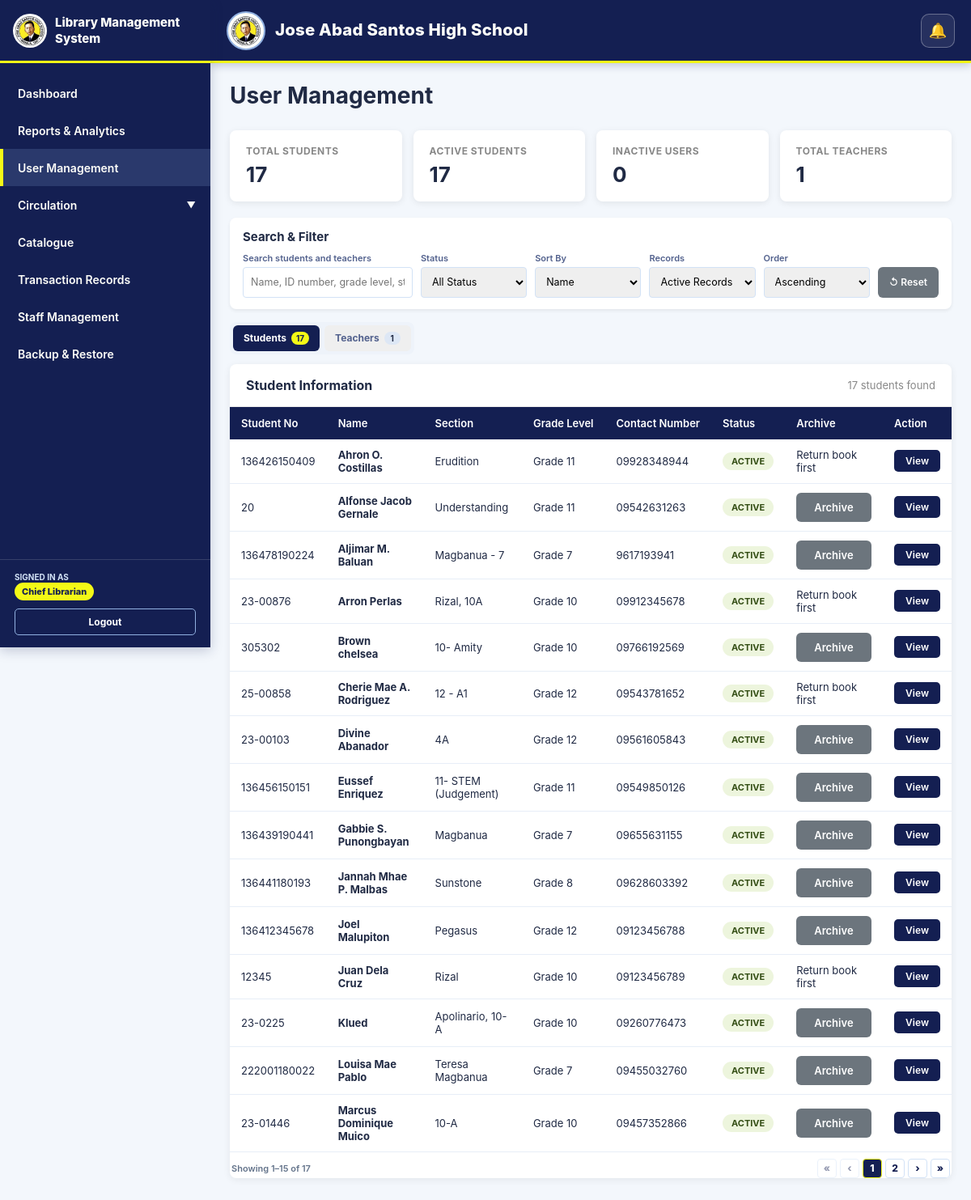
Page /admin/student_records.php (signed in) on the committed database.
### tables this page shows
CREATE TABLE `students` (
  `student_id` int NOT NULL,
  `student_no` varchar(50) DEFAULT NULL,
  `full_name` varchar(255) NOT NULL,
  `student_group` varchar(100) DEFAULT NULL,
  `department` varchar(150) DEFAULT NULL,
  `year_level` varchar(50) DEFAULT NULL,
  `contact_number` varchar(20) DEFAULT NULL,
  `card_valid_until` date DEFAULT NULL,
  `email` varchar(255) DEFAULT NULL,
  `qr_code` varchar(255) NOT NULL,
  `password` varchar(255) NOT NULL,
  `status` enum('active','inactive') NOT NULL DEFAULT 'active',
  `is_archived` tinyint(1) NOT NULL DEFAULT '0',
  `archived_at` datetime DEFAULT NULL,
  `archived_by` int DEFAULT NULL,
  `created_at` timestamp NOT NULL DEFAULT CURRENT_TIMESTAMP,
  `updated_at` timestamp NOT NULL DEFAULT CURRENT_TIMESTAMP ON UPDATE CURRENT_TIMESTAMP,
  `profile_picture` varchar(500) DEFAULT NULL
);

### admin/student_records.php (the view, shortened to what this page needs)
<?php
require_once __DIR__ . '/../db.php';
$conn->query("CREATE TABLE IF NOT EXISTS teachers (
    teacher_id INT NOT NULL AUTO_INCREMENT,
    teacher_no VARCHAR(100) NOT NULL,
    full_name VARCHAR(255) NOT NULL,
    teaching_grades TEXT NOT NULL,
    teaching_strands TEXT NULL,
    contact_number VARCHAR(20) NULL,
    email VARCHAR(255) NOT NULL,
    password VARCHAR(255) NOT NULL,
    qr_code VARCHAR(255) NULL,
    status ENUM('active','inactive') NOT NULL DEFAULT 'active',
    is_archived TINYINT(1) NOT NULL DEFAULT 0,
    archived_at DATETIME NULL,
    archived_by INT NULL,
    created_at TIMESTAMP NOT NULL DEFAULT CURRENT_TIMESTAMP,
    updated_at TIMESTAMP NOT NULL DEFAULT CURRENT_TIMESTAMP ON UPDATE CURRENT_TIMESTAMP,
    PRIMARY KEY (teacher_id),
    UNIQUE KEY uq_teachers_teacher_no (teacher_no),
    UNIQUE KEY uq_teachers_email (email)
) ENGINE=InnoDB DEFAULT CHARSET=utf8mb4 COLLATE=utf8mb4_unicode_ci");
$conn->query("UPDATE teachers SET teacher_no = COALESCE(NULLIF(teacher_no, ''), id_number), teaching_grades = COALESCE(NULLIF(teaching_grades, ''), grades), teaching_strands = COALESCE(NULLIF(teaching_strands, ''), strands)");
$search_rec    = $_GET['search']  ?? '';
$archive_filter = $_GET['archive_filter'] ?? 'active';
$sort_by       = $_GET['sort']    ?? 'full_name';
$sort_order    = $_GET['order']   ?? 'ASC';
$where = "WHERE 1=1";
if ($archive_filter === 'active') $where .= " AND s.is_archived = 0";
elseif ($archive_filter === 'archived') $where .= " AND s.is_archived = 1";
$cr             = $conn->query("SELECT COUNT(*) as total FROM students s $where");
$total_students = $cr ? (int)$cr->fetch_assoc()['total'] : 0;
$qry = "SELECT
            s.student_id, s.student_no, s.full_name, s.student_group, s.department,
            s.year_level, s.contact_number, s.card_valid_until, s.email, s.qr_code,
            s.status, s.is_archived, s.archived_at, s.created_at, s.updated_at,
            COUNT(t.transaction_id) AS total_borrows,
            COALESCE(SUM(CASE WHEN t.status = 'borrowed' THEN 1 ELSE 0 END), 0) AS currently_borrowed
        FROM students s
        LEFT JOIN transactions t ON s.student_id = t.student_id
        $where
        GROUP BY s.student_id, s.student_no, s.full_name, s.student_group, s.department,
                 s.year_level, s.contact_number, s.card_valid_until, s.email, s.qr_code,
                 s.status, s.is_archived, s.archived_at, s.created_at, s.updated_at
        ORDER BY $sort_by $sort_order";
$students_paginated = [];
$res = $conn->query($qry);
if ($res) {
    while ($row = $res->fetch_assoc()) $students_paginated[] = $row;
}
$teacher_where = 'WHERE 1=1';
if ($archive_filter === 'active') $teacher_where .= ' AND COALESCE(t.is_archived,0) = 0';
elseif ($archive_filter === 'archived') $teacher_where .= ' AND COALESCE(t.is_archived,0) = 1';
$teacher_count_result = $conn->query("SELECT COUNT(*) AS total FROM teachers t $teacher_where");
$total_teachers = $teacher_count_result ? (int)$teacher_count_result->fetch_assoc()['total'] : 0;
?>
<!DOCTYPE html>
<html lang="en">
<head>
</head>
<body>
    <?php include __DIR__ . '/../navbar.php'; ?>
    <?php include __DIR__ . '/../header.php'; ?>
    <div class="container">
        <div class="page-header">
            <h1>User Management</h1>
        </div>
        <div class="stats-grid" id="statsGrid">
            <div class="stat-card">
                <h4>Total Students</h4>
                <div class="value"><?php echo number_format($total_students); ?></div>
            </div>
            <div class="stat-card">
                <h4>Active Students</h4>
                <div class="value">
                    <?php
                    $ar = $conn->query("SELECT COUNT(*) AS c FROM students WHERE status='active' AND is_archived=0");
                    echo number_format($ar ? $ar->fetch_assoc()['c'] : 0);
                    ?>
                </div>
            </div>
            <div class="stat-card">
                <h4>Inactive Users</h4>
                <div class="value">
                    <?php
                    $ir = $conn->query("SELECT
                        (SELECT COUNT(*) FROM students WHERE status='inactive') +
                        (SELECT COUNT(*) FROM teachers WHERE status='inactive') AS c");
                    echo number_format($ir ? $ir->fetch_assoc()['c'] : 0);
                    ?>
                </div>
            </div>
            <div class="stat-card">
                <h4>Total Teachers</h4>
                <div class="value"><?php echo number_format($total_teachers); ?></div>
            </div>
        </div>
        <div class="filter-section">
            <h3>Search &amp; Filter</h3>
            <form method="GET" id="filterForm">
                <div class="filter-grid">
                    <div class="filter-group">
                           <label>Search students and teachers</label>
                        <input type="text" name="search"
                               placeholder="Name, ID number, grade level, strand, section, or email…"
                               value="<?php echo htmlspecialchars($search_rec); ?>">
                    </div>
                    <div class="filter-group">
                        <label>Status</label>
                        <select name="status">
                            <option value="">All Status</option>
                        </select>
                    </div>
                    <div class="filter-group">
                        <label>Sort By</label>
                        <select name="sort">
                            <option value="full_name"      <?php echo $sort_by === 'full_name'      ? 'selected' : ''; ?>>Name</option>
                        </select>
                    </div>
                    <div class="filter-group">
                        <label>Records</label>
                        <select name="archive_filter">
                            <option value="active" <?php echo $archive_filter==='active'?'selected':''; ?>>Active Records</option>
                        </select>
                    </div>
                    <div class="filter-group">
                        <label>Order</label>
                        <select name="order">
                            <option value="ASC"  <?php echo $sort_order === 'ASC'  ? 'selected' : ''; ?>>Ascending</option>
                        </select>
                    </div>
                </div>
                <div class="filter-actions">
                    <div class="filter-action-left">
                        <a href="?" class="btn btn-reset">↺ Reset</a>
                    </div>
                </div>
            </form>
        </div>
        <div id="recordsResults">
        <div class="records-nav" aria-label="User record sections" role="tablist">
            <button type="button" class="records-nav-link active" role="tab" aria-selected="true" aria-controls="studentTableSection" data-record-tab="studentTableSection">
                Students <span><?php echo number_format($total_students); ?></span>
            </button>
            <button type="button" class="records-nav-link" role="tab" aria-selected="false" aria-controls="teacherTableSection" data-record-tab="teacherTableSection">
                Teachers <span><?php echo number_format($total_teachers); ?></span>
            </button>
        </div>
        <div class="table-section record-panel" id="studentTableSection">
            <div class="table-header">
                <h3>Student Information</h3>
                <span><?php echo number_format($total_students); ?> student<?php echo $total_students !== 1 ? 's' : ''; ?> found</span>
            </div>
            <?php if (empty($students_paginated)): ?>
                <div class="no-data">
                    No student records found.
                    <?php echo !empty($search_rec) ? 'Try adjusting your search.' : 'No students registered yet.'; ?>
                </div>
            <?php else: ?>
                <div class="table-responsive">
                    <table class="student-compact-table" data-user-management-table="students">
                        <thead>
                            <tr>
                                <th>Student No</th>
                                <th>Name</th>
                                <th>Section</th>
                                <th>Grade Level</th>
                                <th>Contact Number</th>
                                <th>Status</th>
                                <th>Archive</th>
                                <th>Action</th>
                            </tr>
                        </thead>
                        <tbody>
                            <?php foreach ($students_paginated as $student): ?>
                                <tr>
                                    <td><?php echo htmlspecialchars($student['student_no'] ?: 'N/A'); ?></td>
                                    <td><strong><?php echo htmlspecialchars($student['full_name']); ?></strong></td>
                                    <td><?php echo htmlspecialchars($student['student_group'] ?: 'N/A'); ?></td>
                                    <td><?php echo htmlspecialchars($student['year_level'] ?: 'N/A'); ?></td>
                                    <td><?php echo htmlspecialchars($student['contact_number'] ?: 'N/A'); ?></td>
                                    <td>
                                        <span class="badge badge-<?php echo $student['status']; ?>">
                                            <?php echo htmlspecialchars($student['status']); ?>
                                        </span>
                                    </td>
                                    <td>
                                        <?php if ((int)$student['is_archived'] === 1): ?>
                                            <form method="POST" data-confirm-title="Restore Student" data-confirm-message="Restore this archived student record? Their borrowing history will remain intact." data-confirm-text="Restore Student">
                                                <?php echo csrfField(); ?>
                                                <input type="hidden" name="action" value="restore_student">
                                                <input type="hidden" name="student_id" value="<?php echo (int)$student['student_id']; ?>">
                                                <button type="submit" class="btn btn-primary">Restore</button>
                                            </form>
                                        <?php elseif ((int)($student['currently_borrowed'] ?? 0) === 0): ?>
                                            <form method="POST" data-confirm-title="Archive Student" data-confirm-message="Archive this student record? Their borrowing history will be preserved and the account will no longer be available for normal student access." data-confirm-text="Archive Student" data-confirm-danger="1">
                                                <button type="submit" class="btn btn-reset">Archive</button>
                                            </form>
                                        <?php else: ?>
                                            <span class="muted">Return book first</span>
                                        <?php endif; ?>
                                    </td>
                                    <td>
                                        <button type="button" class="btn-view" data-view-student="<?php echo (int)$student['student_id']; ?>">
                                            View
                                        </button>
                                    </td>
                                </tr>
                            <?php endforeach; ?>
                        </tbody>
                    </table>
                </div>
            <?php endif; ?>
        </div>
        </div>
    </div>
</body>
</html>

### navbar.php (style rules this page uses)
:root { --sidebar-width: 260px; --jas-navy: #141F52; --jas-blue: #52618D; --jas-sky: #91B0E0; --jas-light: #D2E2F6; --jas-yellow: #F4F916; --jas-white: #FEFEF9; }
body { margin: 0; padding: 0; font-family: 'Inter','Segoe UI',system-ui,-apple-system,Roboto,sans-serif; -webkit-font-smoothing: antialiased; text-rendering: optimizeLegibility; }
@media (min-width: 769px) { body { margin-left: var(--sidebar-width); } }

### includes/responsive.php (style rules this page uses)
html, body { max-width: 100%; }
html { overflow-x: hidden; }
body { overflow-x: clip; }
*, *::before, *::after { box-sizing: border-box; }
button, input, select, textarea { font: inherit; }
button, a, input, select, textarea { -webkit-tap-highlight-color: transparent; }
.table-responsive, .table-wrapper, .table-wrap { width: 100%; max-width: 100%; overflow-x: auto !important; overflow-y: visible; -webkit-overflow-scrolling: touch; scrollbar-width: thin; }
.table-responsive > table, .table-wrapper > table, .table-wrap > table, .table-responsive table, .table-wrapper table, .table-wrap table { min-width: 640px; }
body:has(#sidebar) { min-width: 0; }
body:has(#sidebar) .container, body:has(#sidebar) .attendance-container, body:has(#sidebar) main.container, body:has(#sidebar) main.report { width: min(100%, 1400px); max-width: 100%; margin-left: auto; margin-right: auto; padding-left: clamp(14px, 2.2vw, 24px); padding-right: clamp(14px, 2.2vw, 24px); }
body:has(#sidebar) .page-header { display: flex; align-items: flex-start; justify-content: space-between; flex-wrap: wrap; gap: 14px; }
body:has(#sidebar) .page-header > * { min-width: 0; }
body:has(#sidebar) .page-header h1, body:has(#sidebar) .page-header h2 { font-size: clamp(22px, 3vw, 28px); line-height: 1.2; overflow-wrap: anywhere; }
body:has(#sidebar) .stats-grid, body:has(#sidebar) .metrics-grid, body:has(#sidebar) .summary-grid { display: grid; grid-template-columns: repeat(auto-fit, minmax(170px, 1fr)); gap: 14px; }
body:has(#sidebar) .filter-grid, body:has(#sidebar) .form-row, body:has(#sidebar) .form-grid { min-width: 0; }
body:has(#sidebar) .filter-grid { display: grid; grid-template-columns: repeat(3, minmax(0, 1fr)); gap: 12px; }
body:has(#sidebar) .form-group, body:has(#sidebar) .filter-group { min-width: 0; }
body:has(#sidebar) .filter-actions, body:has(#sidebar) .actions, body:has(#sidebar) .rules-actions, body:has(#sidebar) .modal-buttons, body:has(#sidebar) .scanner-controls { display: flex; flex-wrap: wrap; gap: 8px; align-items: center; }
body:has(#sidebar) .filter-actions > *, body:has(#sidebar) .actions > *, body:has(#sidebar) .rules-actions > *, body:has(#sidebar) .modal-buttons > * { max-width: 100%; }
body:has(#sidebar) .section-title-row, body:has(#sidebar) .table-header { display: flex; justify-content: space-between; align-items: center; flex-wrap: wrap; gap: 10px; }
body:has(#sidebar) .table-section, body:has(#sidebar) .table-card, body:has(#sidebar) .section, body:has(#sidebar) .card { min-width: 0; }
body:has(#sidebar) .table-wrapper, body:has(#sidebar) .table-wrap, body:has(#sidebar) .table-responsive { overflow-x: auto !important; }

### header.php (style rules this page uses)
html, body, button, input, select, textarea, table { font-family: 'Inter', 'Segoe UI', system-ui, -apple-system, BlinkMacSystemFont, 'Roboto', sans-serif !important; }
body { color: #202A44; }

### rows in the picture
students: student_no "136426150409", full_name "Ahron O. Costillas", student_group "Erudition", year_level "Grade 11", contact_number "09928348944", status "ACTIVE", is_archived "Return book first"
students: student_no "20", full_name "Alfonse Jacob Gernale", student_group "Understanding", year_level "Grade 11", contact_number "09542631263", status "ACTIVE"
students: student_no "136478190224", full_name "Aljimar M. Baluan", student_group "Magbanua - 7", year_level "Grade 7", contact_number "9617193941", status "ACTIVE"
students: student_no "23-00876", full_name "Arron Perlas", student_group "Rizal, 10A", year_level "Grade 10", contact_number "09912345678", status "ACTIVE", is_archived "Return book first"
students: student_no "305302", full_name "Brown chelsea", student_group "10- Amity", year_level "Grade 10", contact_number "09766192569", status "ACTIVE"
students: student_no "25-00858", full_name "Cherie Mae A. Rodriguez", student_group "12 - A1", year_level "Grade 12", contact_number "09543781652", status "ACTIVE", is_archived "Return book first"
students: student_no "23-00103", full_name "Divine Abanador", student_group "4A", year_level "Grade 12", contact_number "09561605843", status "ACTIVE"
students: student_no "136456150151", full_name "Eussef Enriquez", student_group "11- STEM (Judgement)", year_level "Grade 11", contact_number "09549850126", status "ACTIVE"
students: student_no "136439190441", full_name "Gabbie S. Punongbayan", student_group "Magbanua", year_level "Grade 7", contact_number "09655631155", status "ACTIVE"
students: student_no "136441180193", full_name "Jannah Mhae P. Malbas", student_group "Sunstone", year_level "Grade 8", contact_number "09628603392", status "ACTIVE"
students: student_no "136412345678", full_name "Joel Malupiton", student_group "Pegasus", year_level "Grade 12", contact_number "09123456788", status "ACTIVE"
students: student_no "12345", full_name "Juan Dela Cruz", student_group "Rizal", year_level "Grade 10", contact_number "09123456789", status "ACTIVE", is_archived "Return book first"
students: student_no "23-0225", full_name "Klued", student_group "Apolinario, 10-A", year_level "Grade 10", contact_number "09260776473", status "ACTIVE"
students: student_no "222001180022", full_name "Louisa Mae Pablo", student_group "Teresa Magbanua", year_level "Grade 7", contact_number "09455032760", status "ACTIVE"
students: student_no "23-01446", full_name "Marcus Dominique Muico", student_group "10-A", year_level "Grade 10", contact_number "09457352866", status "ACTIVE"

### other values in the picture
$full_name "Chief Librarian"
$total_students "17"
$ar ? $ar->fetch_assoc()['c'] : 0 "17"
$ir ? $ir->fetch_assoc()['c'] : 0 "0"
$total_teachers "1"
